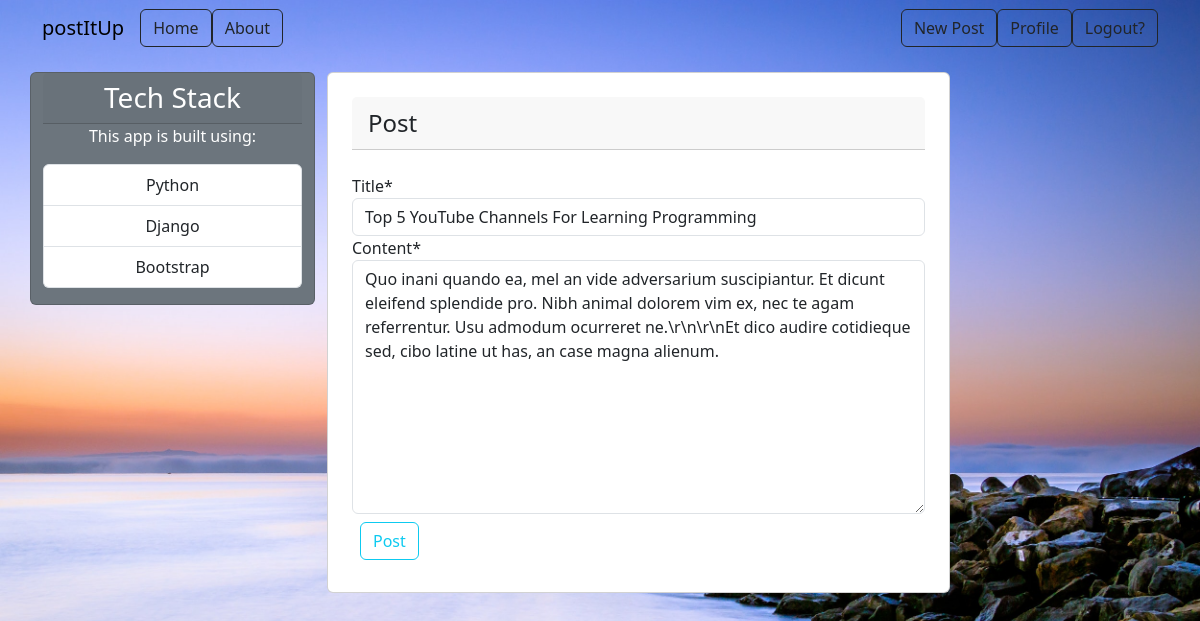
The page /post/15/update/ (signed in) on the database its author committed.
### blog/models.py (models this page shows, shortened)
class Post(models.Model):
    title=models.CharField(max_length=100)
    content=models.TextField()
    date_posted=models.DateTimeField(default=timezone.now)
    author=models.ForeignKey(User,on_delete=models.CASCADE)

### blog/views.py (the view, shortened to what this page needs)
# urls.py: path('post/<int:pk>/update/',PostUpdateView.as_view(),name='post-update'),
class PostUpdateView(LoginRequiredMixin,UserPassesTestMixin,UpdateView):
    model=Post
    fields=['title','content']
    def test_func(self) :
        post=self.get_object()
        if self.request.user==post.author:
            return True
        return False

### blog/templates/blog/post_form.html (shortened to what this page needs)
{% extends 'blog/base.html'%} {% load crispy_forms_tags%} {%block content%}
<div class="card mt-3 w-75">
  <form method="POST" class="m-4">
    <fieldset class="form-group">
      <legend class="mb-4 card-header">Post</legend>
      {{ form|crispy }}
    </fieldset>
    <div>
      <button class="btn btn-outline-info m-2" type="submit">Post</button>
    </div>
  </form>
</div>
{%endblock%}

### blog/static/blog/main.css (style rules this page uses)
body { background: #fafafa; color: #333333; background-image: url("../../../media/background-img.jpg"); background-size: cover; }

### rows shown on the page
Post: title "Top 5 YouTube Channels For Learning Programming", content "Quo inani quando ea, mel an vide adversarium suscipiantur. Et dicunt eleifend splendide pro. Nibh animal dolorem vim ex, nec te agam referrentur. Usu admodum ocurreret ne.\\r\\n\\r\\nEt dico audire cotidieque sed, cibo latine ut has, an case magna alienum."
